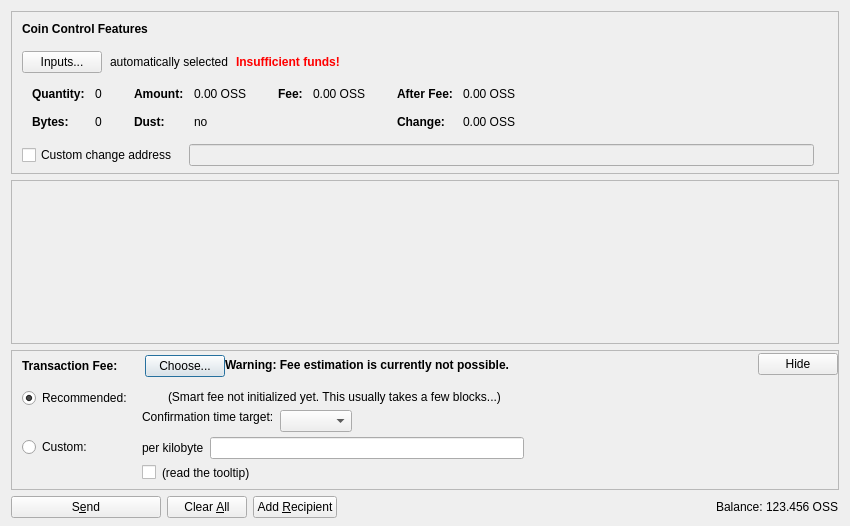
<?xml version="1.0" encoding="UTF-8"?>
<ui version="4.0">
 <class>SendCoinsDialog</class>
 <widget class="QDialog" name="SendCoinsDialog">
  <property name="geometry">
   <rect>
    <x>0</x>
    <y>0</y>
    <width>850</width>
    <height>526</height>
   </rect>
  </property>
  <property name="windowTitle">
   <string>Send Coins</string>
  </property>
  <layout class="QVBoxLayout" name="verticalLayout" stretch="0,1,0,0">
   <property name="bottomMargin">
    <number>8</number>
   </property>
   <item>
    <widget class="QFrame" name="frameCoinControl">
     <property name="sizePolicy">
      <sizepolicy hsizetype="Expanding" vsizetype="Expanding">
       <horstretch>0</horstretch>
       <verstretch>0</verstretch>
      </sizepolicy>
     </property>
     <property name="maximumSize">
      <size>
       <width>16777215</width>
       <height>16777215</height>
      </size>
     </property>
     <property name="frameShape">
      <enum>QFrame::StyledPanel</enum>
     </property>
     <property name="frameShadow">
      <enum>QFrame::Sunken</enum>
     </property>
     <layout class="QVBoxLayout" name="verticalLayoutCoinControl2">
      <property name="spacing">
       <number>0</number>
      </property>
      <property name="leftMargin">
       <number>0</number>
      </property>
      <property name="topMargin">
       <number>0</number>
      </property>
      <property name="rightMargin">
       <number>0</number>
      </property>
      <property name="bottomMargin">
       <number>6</number>
      </property>
      <item>
       <layout class="QVBoxLayout" name="verticalLayoutCoinControl" stretch="0,0,0,0,1">
        <property name="spacing">
         <number>0</number>
        </property>
        <property name="leftMargin">
         <number>10</number>
        </property>
        <property name="topMargin">
         <number>10</number>
        </property>
        <item>
         <layout class="QHBoxLayout" name="horizontalLayoutCoinControl1">
          <property name="bottomMargin">
           <number>15</number>
          </property>
          <item>
           <widget class="QLabel" name="labelCoinControlFeatures">
            <property name="sizePolicy">
             <sizepolicy hsizetype="Preferred" vsizetype="Maximum">
              <horstretch>0</horstretch>
              <verstretch>0</verstretch>
             </sizepolicy>
            </property>
            <property name="font">
             <font>
              <weight>75</weight>
              <bold>true</bold>
             </font>
            </property>
            <property name="styleSheet">
             <string notr="true">font-weight:bold;</string>
            </property>
            <property name="text">
             <string>Coin Control Features</string>
            </property>
           </widget>
          </item>
         </layout>
        </item>
        <item>
         <layout class="QHBoxLayout" name="horizontalLayoutCoinControl2" stretch="0,0,0,0">
          <property name="spacing">
           <number>8</number>
          </property>
          <property name="bottomMargin">
           <number>10</number>
          </property>
          <item>
           <widget class="QPushButton" name="pushButtonCoinControl">
            <property name="styleSheet">
             <string notr="true"/>
            </property>
            <property name="text">
             <string>Inputs...</string>
            </property>
            <property name="autoDefault">
             <bool>false</bool>
            </property>
           </widget>
          </item>
          <item>
           <widget class="QLabel" name="labelCoinControlAutomaticallySelected">
            <property name="text">
             <string>automatically selected</string>
            </property>
            <property name="margin">
             <number>5</number>
            </property>
           </widget>
          </item>
          <item>
           <widget class="QLabel" name="labelCoinControlInsuffFunds">
            <property name="font">
             <font>
              <weight>75</weight>
              <bold>true</bold>
             </font>
            </property>
            <property name="styleSheet">
             <string notr="true">color:red;font-weight:bold;</string>
            </property>
            <property name="text">
             <string>Insufficient funds!</string>
            </property>
            <property name="margin">
             <number>5</number>
            </property>
           </widget>
          </item>
          <item>
           <spacer name="horizontalSpacerCoinControl">
            <property name="orientation">
             <enum>Qt::Horizontal</enum>
            </property>
            <property name="sizeHint" stdset="0">
             <size>
              <width>40</width>
              <height>1</height>
             </size>
            </property>
           </spacer>
          </item>
         </layout>
        </item>
        <item>
         <widget class="QWidget" name="widgetCoinControl" native="true">
          <property name="sizePolicy">
           <sizepolicy hsizetype="Preferred" vsizetype="Preferred">
            <horstretch>0</horstretch>
            <verstretch>0</verstretch>
           </sizepolicy>
          </property>
          <property name="minimumSize">
           <size>
            <width>0</width>
            <height>0</height>
           </size>
          </property>
          <property name="styleSheet">
           <string notr="true"/>
          </property>
          <layout class="QHBoxLayout" name="horizontalLayoutCoinControl5">
           <property name="leftMargin">
            <number>0</number>
           </property>
           <property name="topMargin">
            <number>0</number>
           </property>
           <property name="rightMargin">
            <number>0</number>
           </property>
           <property name="bottomMargin">
            <number>0</number>
           </property>
           <item>
            <layout class="QHBoxLayout" name="horizontalLayoutCoinControl3" stretch="0,0,0,1">
             <property name="spacing">
              <number>20</number>
             </property>
             <property name="topMargin">
              <number>0</number>
             </property>
             <property name="bottomMargin">
              <number>10</number>
             </property>
             <item>
              <layout class="QFormLayout" name="formLayoutCoinControl1">
               <property name="horizontalSpacing">
                <number>10</number>
               </property>
               <property name="verticalSpacing">
                <number>14</number>
               </property>
               <property name="leftMargin">
                <number>10</number>
               </property>
               <property name="topMargin">
                <number>4</number>
               </property>
               <property name="rightMargin">
                <number>6</number>
               </property>
               <item row="0" column="0">
                <widget class="QLabel" name="labelCoinControlQuantityText">
                 <property name="font">
                  <font>
                   <weight>75</weight>
                   <bold>true</bold>
                  </font>
                 </property>
                 <property name="text">
                  <string>Quantity:</string>
                 </property>
                 <property name="margin">
                  <number>0</number>
                 </property>
                </widget>
               </item>
               <item row="0" column="1">
                <widget class="QLabel" name="labelCoinControlQuantity">
                 <property name="cursor">
                  <cursorShape>IBeamCursor</cursorShape>
                 </property>
                 <property name="contextMenuPolicy">
                  <enum>Qt::ActionsContextMenu</enum>
                 </property>
                 <property name="text">
                  <string notr="true">0</string>
                 </property>
                 <property name="margin">
                  <number>0</number>
                 </property>
                 <property name="textInteractionFlags">
                  <set>Qt::LinksAccessibleByMouse|Qt::TextSelectableByKeyboard|Qt::TextSelectableByMouse</set>
                 </property>
                </widget>
               </item>
               <item row="1" column="0">
                <widget class="QLabel" name="labelCoinControlBytesText">
                 <property name="font">
                  <font>
                   <weight>75</weight>
                   <bold>true</bold>
                  </font>
                 </property>
                 <property name="text">
                  <string>Bytes:</string>
                 </property>
                </widget>
               </item>
               <item row="1" column="1">
                <widget class="QLabel" name="labelCoinControlBytes">
                 <property name="cursor">
                  <cursorShape>IBeamCursor</cursorShape>
                 </property>
                 <property name="contextMenuPolicy">
                  <enum>Qt::ActionsContextMenu</enum>
                 </property>
                 <property name="text">
                  <string notr="true">0</string>
                 </property>
                 <property name="textInteractionFlags">
                  <set>Qt::LinksAccessibleByMouse|Qt::TextSelectableByKeyboard|Qt::TextSelectableByMouse</set>
                 </property>
                </widget>
               </item>
              </layout>
             </item>
             <item>
              <layout class="QFormLayout" name="formLayoutCoinControl2">
               <property name="horizontalSpacing">
                <number>10</number>
               </property>
               <property name="verticalSpacing">
                <number>14</number>
               </property>
               <property name="leftMargin">
                <number>6</number>
               </property>
               <property name="topMargin">
                <number>4</number>
               </property>
               <property name="rightMargin">
                <number>6</number>
               </property>
               <item row="0" column="0">
                <widget class="QLabel" name="labelCoinControlAmountText">
                 <property name="font">
                  <font>
                   <weight>75</weight>
                   <bold>true</bold>
                  </font>
                 </property>
                 <property name="text">
                  <string>Amount:</string>
                 </property>
                 <property name="margin">
                  <number>0</number>
                 </property>
                </widget>
               </item>
               <item row="0" column="1">
                <widget class="QLabel" name="labelCoinControlAmount">
                 <property name="cursor">
                  <cursorShape>IBeamCursor</cursorShape>
                 </property>
                 <property name="contextMenuPolicy">
                  <enum>Qt::ActionsContextMenu</enum>
                 </property>
                 <property name="text">
                  <string notr="true">0.00 OSS</string>
                 </property>
                 <property name="textInteractionFlags">
                  <set>Qt::LinksAccessibleByMouse|Qt::TextSelectableByKeyboard|Qt::TextSelectableByMouse</set>
                 </property>
                </widget>
               </item>
               <item row="1" column="0">
                <widget class="QLabel" name="labelCoinControlLowOutputText">
                 <property name="font">
                  <font>
                   <weight>75</weight>
                   <bold>true</bold>
                  </font>
                 </property>
                 <property name="text">
                  <string>Dust:</string>
                 </property>
                </widget>
               </item>
               <item row="1" column="1">
                <widget class="QLabel" name="labelCoinControlLowOutput">
                 <property name="cursor">
                  <cursorShape>IBeamCursor</cursorShape>
                 </property>
                 <property name="contextMenuPolicy">
                  <enum>Qt::ActionsContextMenu</enum>
                 </property>
                 <property name="text">
                  <string notr="true">no</string>
                 </property>
                 <property name="textInteractionFlags">
                  <set>Qt::LinksAccessibleByMouse|Qt::TextSelectableByKeyboard|Qt::TextSelectableByMouse</set>
                 </property>
                </widget>
               </item>
              </layout>
             </item>
             <item>
              <layout class="QFormLayout" name="formLayoutCoinControl3">
               <property name="horizontalSpacing">
                <number>10</number>
               </property>
               <property name="verticalSpacing">
                <number>14</number>
               </property>
               <property name="leftMargin">
                <number>6</number>
               </property>
               <property name="topMargin">
                <number>4</number>
               </property>
               <property name="rightMargin">
                <number>6</number>
               </property>
               <item row="0" column="0">
                <widget class="QLabel" name="labelCoinControlFeeText">
                 <property name="font">
                  <font>
                   <weight>75</weight>
                   <bold>true</bold>
                  </font>
                 </property>
                 <property name="text">
                  <string>Fee:</string>
                 </property>
                 <property name="margin">
                  <number>0</number>
                 </property>
                </widget>
               </item>
               <item row="0" column="1">
                <widget class="QLabel" name="labelCoinControlFee">
                 <property name="cursor">
                  <cursorShape>IBeamCursor</cursorShape>
                 </property>
                 <property name="contextMenuPolicy">
                  <enum>Qt::ActionsContextMenu</enum>
                 </property>
                 <property name="text">
                  <string notr="true">0.00 OSS</string>
                 </property>
                 <property name="textInteractionFlags">
                  <set>Qt::LinksAccessibleByMouse|Qt::TextSelectableByKeyboard|Qt::TextSelectableByMouse</set>
                 </property>
                </widget>
               </item>
              </layout>
             </item>
             <item>
              <layout class="QFormLayout" name="formLayoutCoinControl4">
               <property name="horizontalSpacing">
                <number>10</number>
               </property>
               <property name="verticalSpacing">
                <number>14</number>
               </property>
               <property name="leftMargin">
                <number>6</number>
               </property>
               <property name="topMargin">
                <number>4</number>
               </property>
               <property name="rightMargin">
                <number>6</number>
               </property>
               <item row="0" column="0">
                <widget class="QLabel" name="labelCoinControlAfterFeeText">
                 <property name="font">
                  <font>
                   <weight>75</weight>
                   <bold>true</bold>
                  </font>
                 </property>
                 <property name="text">
                  <string>After Fee:</string>
                 </property>
                 <property name="margin">
                  <number>0</number>
                 </property>
                </widget>
               </item>
               <item row="0" column="1">
                <widget class="QLabel" name="labelCoinControlAfterFee">
                 <property name="cursor">
                  <cursorShape>IBeamCursor</cursorShape>
                 </property>
                 <property name="contextMenuPolicy">
                  <enum>Qt::ActionsContextMenu</enum>
                 </property>
                 <property name="text">
                  <string notr="true">0.00 OSS</string>
                 </property>
                 <property name="textInteractionFlags">
                  <set>Qt::LinksAccessibleByMouse|Qt::TextSelectableByKeyboard|Qt::TextSelectableByMouse</set>
                 </property>
                </widget>
               </item>
               <item row="1" column="0">
                <widget class="QLabel" name="labelCoinControlChangeText">
                 <property name="font">
                  <font>
                   <weight>75</weight>
                   <bold>true</bold>
                  </font>
                 </property>
                 <property name="text">
                  <string>Change:</string>
                 </property>
                </widget>
               </item>
               <item row="1" column="1">
                <widget class="QLabel" name="labelCoinControlChange">
                 <property name="cursor">
                  <cursorShape>IBeamCursor</cursorShape>
                 </property>
                 <property name="contextMenuPolicy">
                  <enum>Qt::ActionsContextMenu</enum>
                 </property>
                 <property name="text">
                  <string notr="true">0.00 OSS</string>
                 </property>
                 <property name="textInteractionFlags">
                  <set>Qt::LinksAccessibleByMouse|Qt::TextSelectableByKeyboard|Qt::TextSelectableByMouse</set>
                 </property>
                </widget>
               </item>
              </layout>
             </item>
            </layout>
           </item>
          </layout>
         </widget>
        </item>
        <item>
         <layout class="QHBoxLayout" name="horizontalLayoutCoinControl4" stretch="0,0,0">
          <property name="spacing">
           <number>12</number>
          </property>
          <property name="sizeConstraint">
           <enum>QLayout::SetDefaultConstraint</enum>
          </property>
          <property name="topMargin">
           <number>5</number>
          </property>
          <property name="rightMargin">
           <number>5</number>
          </property>
          <item>
           <widget class="QCheckBox" name="checkBoxCoinControlChange">
            <property name="toolTip">
             <string>If this is activated, but the change address is empty or invalid, change will be sent to a newly generated address.</string>
            </property>
            <property name="text">
             <string>Custom change address</string>
            </property>
           </widget>
          </item>
          <item>
           <widget class="QValidatedLineEdit" name="lineEditCoinControlChange">
            <property name="enabled">
             <bool>false</bool>
            </property>
            <property name="sizePolicy">
             <sizepolicy hsizetype="Expanding" vsizetype="Fixed">
              <horstretch>0</horstretch>
              <verstretch>0</verstretch>
             </sizepolicy>
            </property>
           </widget>
          </item>
          <item>
           <widget class="QLabel" name="labelCoinControlChangeLabel">
            <property name="sizePolicy">
             <sizepolicy hsizetype="Preferred" vsizetype="Expanding">
              <horstretch>0</horstretch>
              <verstretch>0</verstretch>
             </sizepolicy>
            </property>
            <property name="minimumSize">
             <size>
              <width>0</width>
              <height>0</height>
             </size>
            </property>
            <property name="text">
             <string/>
            </property>
            <property name="margin">
             <number>3</number>
            </property>
           </widget>
          </item>
         </layout>
        </item>
        <item>
         <spacer name="verticalSpacerCoinControl">
          <property name="orientation">
           <enum>Qt::Vertical</enum>
          </property>
          <property name="sizeHint" stdset="0">
           <size>
            <width>800</width>
            <height>1</height>
           </size>
          </property>
         </spacer>
        </item>
       </layout>
      </item>
     </layout>
    </widget>
   </item>
   <item>
    <widget class="QScrollArea" name="scrollArea">
     <property name="widgetResizable">
      <bool>true</bool>
     </property>
     <widget class="QWidget" name="scrollAreaWidgetContents">
      <property name="geometry">
       <rect>
        <x>0</x>
        <y>0</y>
        <width>830</width>
        <height>104</height>
       </rect>
      </property>
      <layout class="QVBoxLayout" name="verticalLayout_2" stretch="0,1">
       <property name="leftMargin">
        <number>0</number>
       </property>
       <property name="topMargin">
        <number>0</number>
       </property>
       <property name="rightMargin">
        <number>0</number>
       </property>
       <property name="bottomMargin">
        <number>0</number>
       </property>
       <item>
        <layout class="QVBoxLayout" name="entries">
         <property name="spacing">
          <number>6</number>
         </property>
        </layout>
       </item>
       <item>
        <spacer name="verticalSpacer">
         <property name="orientation">
          <enum>Qt::Vertical</enum>
         </property>
         <property name="sizeHint" stdset="0">
          <size>
           <width>20</width>
           <height>40</height>
          </size>
         </property>
        </spacer>
       </item>
      </layout>
     </widget>
    </widget>
   </item>
   <item>
    <widget class="QFrame" name="frameFee">
     <property name="sizePolicy">
      <sizepolicy hsizetype="Expanding" vsizetype="Expanding">
       <horstretch>0</horstretch>
       <verstretch>0</verstretch>
      </sizepolicy>
     </property>
     <property name="maximumSize">
      <size>
       <width>16777215</width>
       <height>16777215</height>
      </size>
     </property>
     <property name="frameShape">
      <enum>QFrame::StyledPanel</enum>
     </property>
     <property name="frameShadow">
      <enum>QFrame::Sunken</enum>
     </property>
     <layout class="QVBoxLayout" name="verticalLayoutFee1">
      <property name="spacing">
       <number>0</number>
      </property>
      <property name="leftMargin">
       <number>0</number>
      </property>
      <property name="topMargin">
       <number>0</number>
      </property>
      <property name="rightMargin">
       <number>0</number>
      </property>
      <property name="bottomMargin">
       <number>0</number>
      </property>
      <item>
       <layout class="QVBoxLayout" name="verticalLayoutFee2" stretch="0,0,0">
        <property name="spacing">
         <number>0</number>
        </property>
        <property name="leftMargin">
         <number>10</number>
        </property>
        <property name="topMargin">
         <number>0</number>
        </property>
        <item>
         <layout class="QHBoxLayout" name="horizontalLayoutFee1">
          <property name="bottomMargin">
           <number>0</number>
          </property>
          <item>
           <layout class="QVBoxLayout" name="verticalLayoutFee7">
            <property name="spacing">
             <number>0</number>
            </property>
            <item>
             <spacer name="verticalSpacerSmartFee">
              <property name="orientation">
               <enum>Qt::Vertical</enum>
              </property>
              <property name="sizeType">
               <enum>QSizePolicy::Fixed</enum>
              </property>
              <property name="sizeHint" stdset="0">
               <size>
                <width>1</width>
                <height>4</height>
               </size>
              </property>
             </spacer>
            </item>
            <item>
             <layout class="QHBoxLayout" name="horizontalLayoutSmartFee">
              <property name="spacing">
               <number>10</number>
              </property>
              <item>
               <widget class="QLabel" name="labelFeeHeadline">
                <property name="sizePolicy">
                 <sizepolicy hsizetype="Preferred" vsizetype="Maximum">
                  <horstretch>0</horstretch>
                  <verstretch>0</verstretch>
                 </sizepolicy>
                </property>
                <property name="font">
                 <font>
                  <weight>75</weight>
                  <bold>true</bold>
                 </font>
                </property>
                <property name="styleSheet">
                 <string notr="true">font-weight:bold;</string>
                </property>
                <property name="text">
                 <string>Transaction Fee:</string>
                </property>
               </widget>
              </item>
              <item>
               <widget class="QLabel" name="labelFeeMinimized">
                <property name="text">
                 <string/>
                </property>
               </widget>
              </item>
              <item>
               <widget class="QPushButton" name="buttonChooseFee">
                <property name="text">
                 <string>Choose...</string>
                </property>
               </widget>
              </item>
             </layout>
            </item>
            <item>
             <spacer name="verticalSpacer_5">
              <property name="orientation">
               <enum>Qt::Vertical</enum>
              </property>
              <property name="sizeHint" stdset="0">
               <size>
                <width>1</width>
                <height>1</height>
               </size>
              </property>
             </spacer>
            </item>
           </layout>
          </item>
          <item>
           <widget class="QLabel" name="fallbackFeeWarningLabel">
            <property name="toolTip">
             <string>Using the fallbackfee can result in sending a transaction that will take several hours or days (or never) to confirm. Consider choosing your fee manually or wait until you have validated the complete chain.</string>
            </property>
            <property name="font">
            <font>
                <weight>75</weight>
                <bold>true</bold>
            </font>
            </property>
            <property name="text">
             <string>Warning: Fee estimation is currently not possible.</string>
            </property>
            <property name="wordWrap">
             <bool>false</bool>
            </property>
           </widget>
          </item>
          <item>
           <spacer name="horizontalSpacer_4">
            <property name="orientation">
             <enum>Qt::Horizontal</enum>
            </property>
            <property name="sizeType">
             <enum>QSizePolicy::MinimumExpanding</enum>
            </property>
            <property name="sizeHint" stdset="0">
             <size>
              <width>40</width>
              <height>20</height>
             </size>
            </property>
           </spacer>
          </item>
          <item>
           <widget class="QPushButton" name="buttonMinimizeFee">
            <property name="toolTip">
             <string>collapse fee-settings</string>
            </property>
            <property name="text">
             <string>Hide</string>
            </property>
           </widget>
          </item>
         </layout>
        </item>
        <item>
         <widget class="QFrame" name="frameFeeSelection">
          <layout class="QVBoxLayout" name="verticalLayoutFee12">
           <property name="spacing">
            <number>0</number>
           </property>
           <property name="leftMargin">
            <number>0</number>
           </property>
           <property name="topMargin">
            <number>0</number>
           </property>
           <property name="rightMargin">
            <number>0</number>
           </property>
           <property name="bottomMargin">
            <number>0</number>
           </property>
           <item>
            <layout class="QGridLayout" name="gridLayoutFee">
             <property name="topMargin">
              <number>10</number>
             </property>
             <property name="bottomMargin">
              <number>4</number>
             </property>
             <property name="horizontalSpacing">
              <number>10</number>
             </property>
             <property name="verticalSpacing">
              <number>4</number>
             </property>
             <item row="1" column="1">
              <layout class="QVBoxLayout" name="verticalLayoutFee8">
               <property name="spacing">
                <number>6</number>
               </property>
               <item>
                <layout class="QHBoxLayout" name="horizontalLayoutFee13">
                 <item>
                  <widget class="QLabel" name="labelCustomPerKilobyte">
                   <property name="toolTip">
                    <string>If the custom fee is set to 1000 satoshis and the transaction is only 250 bytes, then &quot;per kilobyte&quot; only pays 250 satoshis in fee, while &quot;total at least&quot; pays 1000 satoshis. For transactions bigger than a kilobyte both pay by kilobyte.</string>
                   </property>
                   <property name="text">
                    <string>per kilobyte</string>
                   </property>
                  </widget>
                 </item>
                 <item>
                  <widget class="BitcoinAmountField" name="customFee"/>
                 </item>
                 <item>
                  <spacer name="horizontalSpacer_6">
                   <property name="orientation">
                    <enum>Qt::Horizontal</enum>
                   </property>
                   <property name="sizeHint" stdset="0">
                    <size>
                     <width>1</width>
                     <height>1</height>
                    </size>
                   </property>
                  </spacer>
                 </item>
                </layout>
               </item>
               <item>
                <layout class="QHBoxLayout" name="horizontalLayoutFee8">
                 <item>
                  <widget class="QCheckBox" name="checkBoxMinimumFee">
                   <property name="toolTip">
                    <string>Paying only the minimum fee is just fine as long as there is less transaction volume than space in the blocks. But be aware that this can end up in a never confirming transaction once there is more demand for sosscoin transactions than the network can process.</string>
                   </property>
                   <property name="text">
                    <string/>
                   </property>
                  </widget>
                 </item>
                 <item>
                  <widget class="QLabel" name="labelMinFeeWarning">
                   <property name="enabled">
                    <bool>true</bool>
                   </property>
                   <property name="toolTip">
                    <string>Paying only the minimum fee is just fine as long as there is less transaction volume than space in the blocks. But be aware that this can end up in a never confirming transaction once there is more demand for sosscoin transactions than the network can process.</string>
                   </property>
                   <property name="text">
                    <string>(read the tooltip)</string>
                   </property>
                   <property name="margin">
                    <number>5</number>
                   </property>
                  </widget>
                 </item>
                 <item>
                  <spacer name="horizontalSpacer_2">
                   <property name="orientation">
                    <enum>Qt::Horizontal</enum>
                   </property>
                   <property name="sizeHint" stdset="0">
                    <size>
                     <width>1</width>
                     <height>1</height>
                    </size>
                   </property>
                  </spacer>
                 </item>
                </layout>
               </item>
              </layout>
             </item>
             <item row="0" column="0">
              <layout class="QVBoxLayout" name="verticalLayoutFee4" stretch="0,1">
               <item>
                <widget class="QRadioButton" name="radioSmartFee">
                 <property name="text">
                  <string>Recommended:</string>
                 </property>
                 <property name="checked">
                  <bool>true</bool>
                 </property>
                 <attribute name="buttonGroup">
                  <string notr="true">groupFee</string>
                 </attribute>
                </widget>
               </item>
               <item>
                <spacer name="verticalSpacer_2">
                 <property name="orientation">
                  <enum>Qt::Vertical</enum>
                 </property>
                 <property name="sizeHint" stdset="0">
                  <size>
                   <width>1</width>
                   <height>1</height>
                  </size>
                 </property>
                </spacer>
               </item>
              </layout>
             </item>
             <item row="1" column="0">
              <layout class="QVBoxLayout" name="verticalLayoutFee9" stretch="0,1">
               <item>
                <widget class="QRadioButton" name="radioCustomFee">
                 <property name="text">
                  <string>Custom:</string>
                 </property>
                 <attribute name="buttonGroup">
                  <string notr="true">groupFee</string>
                 </attribute>
                </widget>
               </item>
               <item>
                <spacer name="verticalSpacer_6">
                 <property name="orientation">
                  <enum>Qt::Vertical</enum>
                 </property>
                 <property name="sizeHint" stdset="0">
                  <size>
                   <width>1</width>
                   <height>1</height>
                  </size>
                 </property>
                </spacer>
               </item>
              </layout>
             </item>
             <item row="0" column="1">
              <layout class="QVBoxLayout" name="verticalLayoutFee3" stretch="0,0,1">
               <property name="spacing">
                <number>6</number>
               </property>
               <property name="topMargin">
                <number>2</number>
               </property>
               <item>
                <layout class="QHBoxLayout" name="horizontalLayoutFee12">
                 <item>
                  <widget class="QLabel" name="labelSmartFee">
                   <property name="text">
                    <string/>
                   </property>
                   <property name="margin">
                    <number>2</number>
                   </property>
                  </widget>
                 </item>
                 <item>
                  <widget class="QLabel" name="labelFeeEstimation">
                   <property name="text">
                    <string/>
                   </property>
                  </widget>
                 </item>
                 <item>
                  <widget class="QLabel" name="labelSmartFee2">
                   <property name="text">
                    <string>(Smart fee not initialized yet. This usually takes a few blocks...)</string>
                   </property>
                   <property name="margin">
                    <number>2</number>
                   </property>
                  </widget>
                 </item>
                 <item>
                  <spacer name="horizontalSpacer_5">
                   <property name="orientation">
                    <enum>Qt::Horizontal</enum>
                   </property>
                   <property name="sizeHint" stdset="0">
                    <size>
                     <width>1</width>
                     <height>1</height>
                    </size>
                   </property>
                  </spacer>
                 </item>
                </layout>
               </item>
               <item>
                <layout class="QHBoxLayout" name="horizontalLayoutFee9">
                 <item>
                  <layout class="QVBoxLayout" name="verticalLayoutFee6">
                   <item>
                    <widget class="QLabel" name="labelSmartFee3">
                     <property name="text">
                      <string>Confirmation time target:</string>
                     </property>
                     <property name="margin">
                      <number>2</number>
                     </property>
                    </widget>
                   </item>
                   <item>
                    <spacer name="verticalSpacer_3">
                     <property name="orientation">
                      <enum>Qt::Vertical</enum>
                     </property>
                     <property name="sizeHint" stdset="0">
                      <size>
                       <width>1</width>
                       <height>1</height>
                      </size>
                     </property>
                    </spacer>
                   </item>
                  </layout>
                 </item>
                 <item>
                  <layout class="QVBoxLayout" name="verticalLayoutFee5">
                   <property name="rightMargin">
                    <number>30</number>
                   </property>
                   <item>
                    <layout class="QHBoxLayout" name="horizontalLayoutConfTarget">
                     <property name="bottomMargin">
                      <number>0</number>
                     </property>
                     <item>
                      <widget class="QComboBox" name="confTargetSelector"/>
                     </item>
                     <item>
                      <spacer name="horizontalSpacerConfTarget">
                       <property name="orientation">
                        <enum>Qt::Horizontal</enum>
                       </property>
                       <property name="sizeHint" stdset="0">
                        <size>
                         <width>40</width>
                         <height>20</height>
                        </size>
                       </property>
                      </spacer>
                     </item>
                    </layout>
                   </item>
                  </layout>
                 </item>
                </layout>
               </item>
               <item>
                <spacer name="verticalSpacer_4">
                 <property name="orientation">
                  <enum>Qt::Vertical</enum>
                 </property>
                 <property name="sizeHint" stdset="0">
                  <size>
                   <width>1</width>
                   <height>1</height>
                  </size>
                 </property>
                </spacer>
               </item>
              </layout>
             </item>
            </layout>
           </item>
          </layout>
         </widget>
        </item>
        <item>
         <spacer name="verticalSpacerFee">
          <property name="orientation">
           <enum>Qt::Vertical</enum>
          </property>
          <property name="sizeHint" stdset="0">
           <size>
            <width>40</width>
            <height>5</height>
           </size>
          </property>
         </spacer>
        </item>
       </layout>
      </item>
     </layout>
    </widget>
   </item>
   <item>
    <layout class="QHBoxLayout" name="horizontalLayout">
     <item>
      <widget class="QPushButton" name="sendButton">
       <property name="minimumSize">
        <size>
         <width>150</width>
         <height>0</height>
        </size>
       </property>
       <property name="toolTip">
        <string>Confirm the send action</string>
       </property>
       <property name="text">
        <string>S&amp;end</string>
       </property>
       <property name="icon">
        <iconset resource="../bitcoin.qrc">
         <normaloff>:/icons/send</normaloff>:/icons/send</iconset>
       </property>
       <property name="autoDefault">
        <bool>false</bool>
       </property>
       <property name="default">
        <bool>false</bool>
       </property>
      </widget>
     </item>
     <item>
      <widget class="QPushButton" name="clearButton">
       <property name="sizePolicy">
        <sizepolicy hsizetype="Minimum" vsizetype="Fixed">
         <horstretch>0</horstretch>
         <verstretch>0</verstretch>
        </sizepolicy>
       </property>
       <property name="toolTip">
        <string>Clear all fields of the form.</string>
       </property>
       <property name="text">
        <string>Clear &amp;All</string>
       </property>
       <property name="icon">
        <iconset resource="../bitcoin.qrc">
         <normaloff>:/icons/remove</normaloff>:/icons/remove</iconset>
       </property>
       <property name="autoDefault">
        <bool>false</bool>
       </property>
      </widget>
     </item>
     <item>
      <widget class="QPushButton" name="addButton">
       <property name="toolTip">
        <string>Send to multiple recipients at once</string>
       </property>
       <property name="text">
        <string>Add &amp;Recipient</string>
       </property>
       <property name="icon">
        <iconset resource="../bitcoin.qrc">
         <normaloff>:/icons/add</normaloff>:/icons/add</iconset>
       </property>
       <property name="autoDefault">
        <bool>false</bool>
       </property>
      </widget>
     </item>
     <item>
      <spacer name="horizontalSpacer">
       <property name="orientation">
        <enum>Qt::Horizontal</enum>
       </property>
       <property name="sizeHint" stdset="0">
        <size>
         <width>40</width>
         <height>20</height>
        </size>
       </property>
      </spacer>
     </item>
     <item>
      <layout class="QHBoxLayout" name="horizontalLayout_2">
       <property name="spacing">
        <number>3</number>
       </property>
       <item>
        <widget class="QLabel" name="label">
         <property name="sizePolicy">
          <sizepolicy hsizetype="Preferred" vsizetype="Fixed">
           <horstretch>0</horstretch>
           <verstretch>0</verstretch>
          </sizepolicy>
         </property>
         <property name="text">
          <string>Balance:</string>
         </property>
        </widget>
       </item>
       <item>
        <widget class="QLabel" name="labelBalance">
         <property name="sizePolicy">
          <sizepolicy hsizetype="Preferred" vsizetype="Fixed">
           <horstretch>0</horstretch>
           <verstretch>0</verstretch>
          </sizepolicy>
         </property>
         <property name="cursor">
          <cursorShape>IBeamCursor</cursorShape>
         </property>
         <property name="text">
          <string notr="true">123.456 OSS</string>
         </property>
         <property name="textInteractionFlags">
          <set>Qt::LinksAccessibleByMouse|Qt::TextSelectableByKeyboard|Qt::TextSelectableByMouse</set>
         </property>
        </widget>
       </item>
      </layout>
     </item>
    </layout>
   </item>
  </layout>
 </widget>
 <customwidgets>
  <customwidget>
   <class>QValidatedLineEdit</class>
   <extends>QLineEdit</extends>
   <header>qvalidatedlineedit.h</header>
  </customwidget>
  <customwidget>
   <class>BitcoinAmountField</class>
   <extends>QLineEdit</extends>
   <header>bitcoinamountfield.h</header>
   <container>1</container>
  </customwidget>
 </customwidgets>
 <resources>
  <include location="../bitcoin.qrc"/>
 </resources>
 <connections/>
 <buttongroups>
  <buttongroup name="groupFee"/>
 </buttongroups>
</ui>
